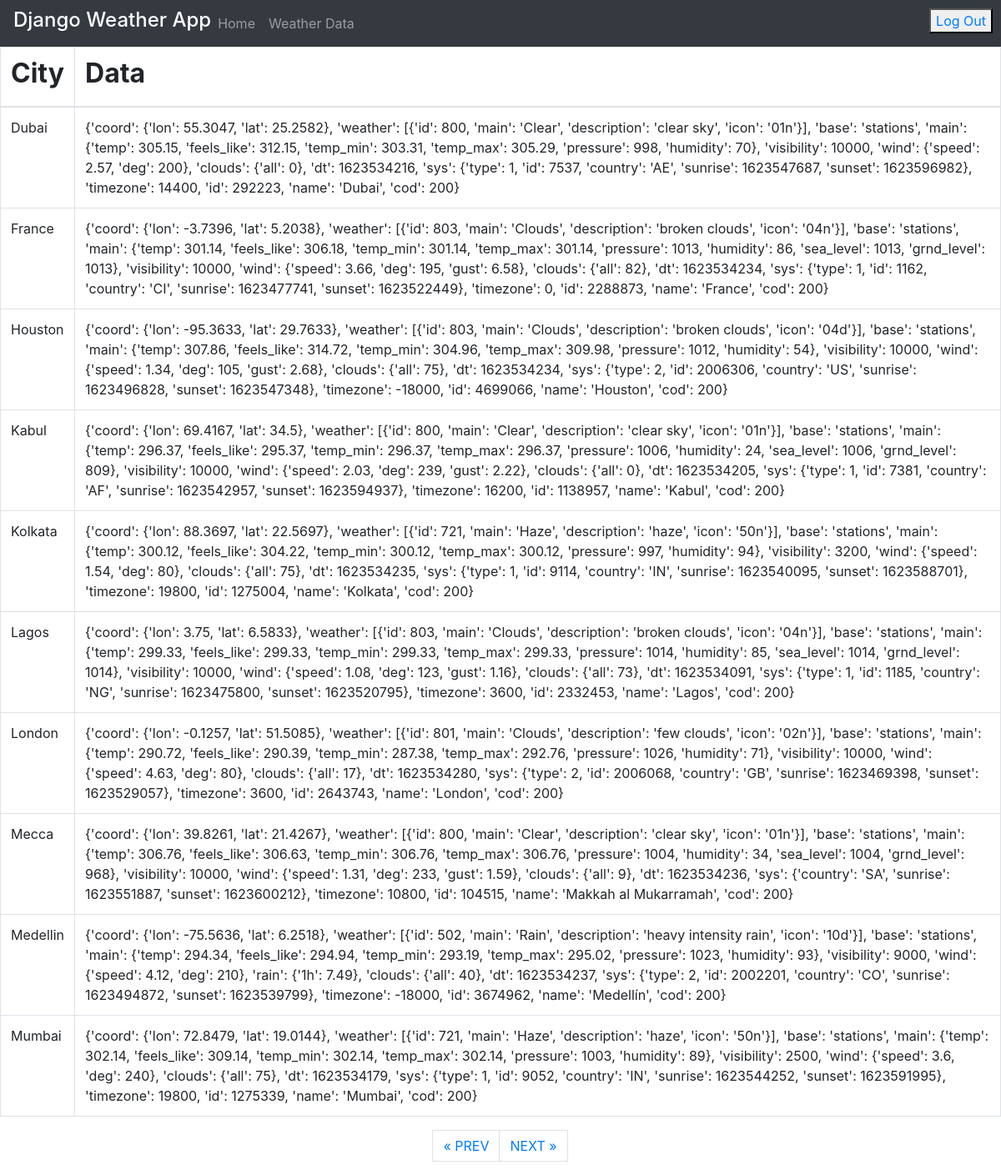
Page /list/?page=2 (signed in) on the committed database.
### core/models.py (models this page shows)
class WeatherData(models.Model):
    id = models.BigAutoField(primary_key=True)
    city_name = models.CharField(max_length=30)
    data = models.TextField()

### core/views.py (the view)
# urls.py: path("list/", login_required(views.index), name="weather"),
@login_required
def index(request):
    weather_data = WeatherData.objects.all()
    page = request.GET.get("page", 1)
    paginator = Paginator(weather_data, 10)
    try:
        users = paginator.page(page)
    except PageNotAnInteger:
        users = paginator.page(1)
    except EmptyPage:
        users = paginator.page(paginator.num_pages)
    return render(request, "weather.html", {"post_list": users})

### templates/weather.html (shortened to what this page needs)
{% extends 'base.html' %}
{% block content %}
<table class="table table-bordered">
  <thead>
    <tr>
      <th><h2><B>City</B></h2></th>
      <th><h2><B>Data</B></h2></th>
    </tr>
  </thead>
  <tbody>
    {% for user in post_list %}
      <tr>
        <td>{{ user.city_name }}</td>
        <td>{{ user.data }}</td>
      </tr>
    {% endfor %}
  </tbody>
</table>
{% if post_list.has_other_pages %}
  <ul class="pagination justify-content-center">
    {% if post_list.has_previous %}
    <li><a href="?page={{ post_list.previous_page_number }}" class="page-link">&laquo; PREV </a></li>
    {% endif %}
    {% if post_list.has_next %}
    <li><a href="?page={{ post_list.next_page_number }}" class="page-link"> NEXT &raquo;</a></li>
   {% endif %}
  </ul>
{% endif %}
{% endblock %}

### rows in the picture
WeatherData: city_name "Dubai", data "{'coord': {'lon': 55.3047, 'lat': 25.2582}, 'weather': [{'id': 800, 'main': 'Clear', 'description': 'clear sky', 'icon': '01n'}], 'base': 'stations', 'main': {'temp': 305.15, 'feels_like': 312.15, 'temp_min': 303.31, 'temp_max': 305.29, 'pressure': 998, 'humidity': 70}, 'visibility': 10000, 'wind': {'speed': 2.57, 'deg': 200}, 'clouds': {'all': 0}, 'dt': 1623534216, 'sys': {'type': 1, 'id': 7537, 'country': 'AE', 'sunrise': 1623547687, 'sunset': 1623596982}, 'timezone': 14400, 'id': 292223, 'name': 'Dubai', 'cod': 200}"
WeatherData: city_name "France", data "{'coord': {'lon': -3.7396, 'lat': 5.2038}, 'weather': [{'id': 803, 'main': 'Clouds', 'description': 'broken clouds', 'icon': '04n'}], 'base': 'stations', 'main': {'temp': 301.14, 'feels_like': 306.18, 'temp_min': 301.14, 'temp_max': 301.14, 'pressure': 1013, 'humidity': 86, 'sea_level': 1013, 'grnd_level': 1013}, 'visibility': 10000, 'wind': {'speed': 3.66, 'deg': 195, 'gust': 6.58}, 'clouds': {'all': 82}, 'dt': 1623534234, 'sys': {'type': 1, 'id': 1162, 'country': 'CI', 'sunrise': 1623477741, 'sunset': 1623522449}, 'timezone': 0, 'id': 2288873, 'name': 'France', 'cod': 200}"
WeatherData: city_name "Houston", data "{'coord': {'lon': -95.3633, 'lat': 29.7633}, 'weather': [{'id': 803, 'main': 'Clouds', 'description': 'broken clouds', 'icon': '04d'}], 'base': 'stations', 'main': {'temp': 307.86, 'feels_like': 314.72, 'temp_min': 304.96, 'temp_max': 309.98, 'pressure': 1012, 'humidity': 54}, 'visibility': 10000, 'wind': {'speed': 1.34, 'deg': 105, 'gust': 2.68}, 'clouds': {'all': 75}, 'dt': 1623534234, 'sys': {'type': 2, 'id': 2006306, 'country': 'US', 'sunrise': 1623496828, 'sunset': 1623547348}, 'timezone': -18000, 'id': 4699066, 'name': 'Houston', 'cod': 200}"
WeatherData: city_name "Kabul", data "{'coord': {'lon': 69.4167, 'lat': 34.5}, 'weather': [{'id': 800, 'main': 'Clear', 'description': 'clear sky', 'icon': '01n'}], 'base': 'stations', 'main': {'temp': 296.37, 'feels_like': 295.37, 'temp_min': 296.37, 'temp_max': 296.37, 'pressure': 1006, 'humidity': 24, 'sea_level': 1006, 'grnd_level': 809}, 'visibility': 10000, 'wind': {'speed': 2.03, 'deg': 239, 'gust': 2.22}, 'clouds': {'all': 0}, 'dt': 1623534205, 'sys': {'type': 1, 'id': 7381, 'country': 'AF', 'sunrise': 1623542957, 'sunset': 1623594937}, 'timezone': 16200, 'id': 1138957, 'name': 'Kabul', 'cod': 200}"
WeatherData: city_name "Kolkata", data "{'coord': {'lon': 88.3697, 'lat': 22.5697}, 'weather': [{'id': 721, 'main': 'Haze', 'description': 'haze', 'icon': '50n'}], 'base': 'stations', 'main': {'temp': 300.12, 'feels_like': 304.22, 'temp_min': 300.12, 'temp_max': 300.12, 'pressure': 997, 'humidity': 94}, 'visibility': 3200, 'wind': {'speed': 1.54, 'deg': 80}, 'clouds': {'all': 75}, 'dt': 1623534235, 'sys': {'type': 1, 'id': 9114, 'country': 'IN', 'sunrise': 1623540095, 'sunset': 1623588701}, 'timezone': 19800, 'id': 1275004, 'name': 'Kolkata', 'cod': 200}"
WeatherData: city_name "Lagos", data "{'coord': {'lon': 3.75, 'lat': 6.5833}, 'weather': [{'id': 803, 'main': 'Clouds', 'description': 'broken clouds', 'icon': '04n'}], 'base': 'stations', 'main': {'temp': 299.33, 'feels_like': 299.33, 'temp_min': 299.33, 'temp_max': 299.33, 'pressure': 1014, 'humidity': 85, 'sea_level': 1014, 'grnd_level': 1014}, 'visibility': 10000, 'wind': {'speed': 1.08, 'deg': 123, 'gust': 1.16}, 'clouds': {'all': 73}, 'dt': 1623534091, 'sys': {'type': 1, 'id': 1185, 'country': 'NG', 'sunrise': 1623475800, 'sunset': 1623520795}, 'timezone': 3600, 'id': 2332453, 'name': 'Lagos', 'cod': 200}"
WeatherData: city_name "London", data "{'coord': {'lon': -0.1257, 'lat': 51.5085}, 'weather': [{'id': 801, 'main': 'Clouds', 'description': 'few clouds', 'icon': '02n'}], 'base': 'stations', 'main': {'temp': 290.72, 'feels_like': 290.39, 'temp_min': 287.38, 'temp_max': 292.76, 'pressure': 1026, 'humidity': 71}, 'visibility': 10000, 'wind': {'speed': 4.63, 'deg': 80}, 'clouds': {'all': 17}, 'dt': 1623534280, 'sys': {'type': 2, 'id': 2006068, 'country': 'GB', 'sunrise': 1623469398, 'sunset': 1623529057}, 'timezone': 3600, 'id': 2643743, 'name': 'London', 'cod': 200}"
WeatherData: city_name "Mecca", data "{'coord': {'lon': 39.8261, 'lat': 21.4267}, 'weather': [{'id': 800, 'main': 'Clear', 'description': 'clear sky', 'icon': '01n'}], 'base': 'stations', 'main': {'temp': 306.76, 'feels_like': 306.63, 'temp_min': 306.76, 'temp_max': 306.76, 'pressure': 1004, 'humidity': 34, 'sea_level': 1004, 'grnd_level': 968}, 'visibility': 10000, 'wind': {'speed': 1.31, 'deg': 233, 'gust': 1.59}, 'clouds': {'all': 9}, 'dt': 1623534236, 'sys': {'country': 'SA', 'sunrise': 1623551887, 'sunset': 1623600212}, 'timezone': 10800, 'id': 104515, 'name': 'Makkah al Mukarramah', 'cod': 200}"
WeatherData: city_name "Medellin", data "{'coord': {'lon': -75.5636, 'lat': 6.2518}, 'weather': [{'id': 502, 'main': 'Rain', 'description': 'heavy intensity rain', 'icon': '10d'}], 'base': 'stations', 'main': {'temp': 294.34, 'feels_like': 294.94, 'temp_min': 293.19, 'temp_max': 295.02, 'pressure': 1023, 'humidity': 93}, 'visibility': 9000, 'wind': {'speed': 4.12, 'deg': 210}, 'rain': {'1h': 7.49}, 'clouds': {'all': 40}, 'dt': 1623534237, 'sys': {'type': 2, 'id': 2002201, 'country': 'CO', 'sunrise': 1623494872, 'sunset': 1623539799}, 'timezone': -18000, 'id': 3674962, 'name': 'Medellín', 'cod': 200}"
WeatherData: city_name "Mumbai", data "{'coord': {'lon': 72.8479, 'lat': 19.0144}, 'weather': [{'id': 721, 'main': 'Haze', 'description': 'haze', 'icon': '50n'}], 'base': 'stations', 'main': {'temp': 302.14, 'feels_like': 309.14, 'temp_min': 302.14, 'temp_max': 302.14, 'pressure': 1003, 'humidity': 89}, 'visibility': 2500, 'wind': {'speed': 3.6, 'deg': 240}, 'clouds': {'all': 75}, 'dt': 1623534179, 'sys': {'type': 1, 'id': 9052, 'country': 'IN', 'sunrise': 1623544252, 'sunset': 1623591995}, 'timezone': 19800, 'id': 1275339, 'name': 'Mumbai', 'cod': 200}"
